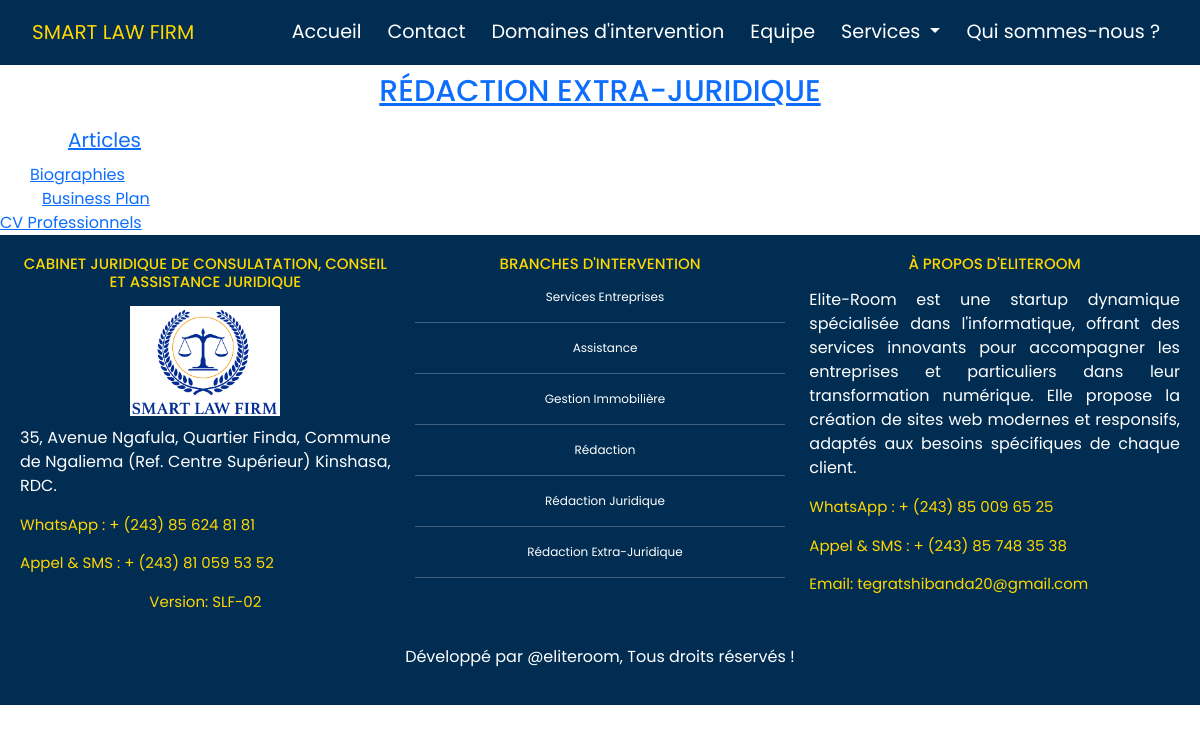
Page /law-title-detail/6/ on the earlier database version.
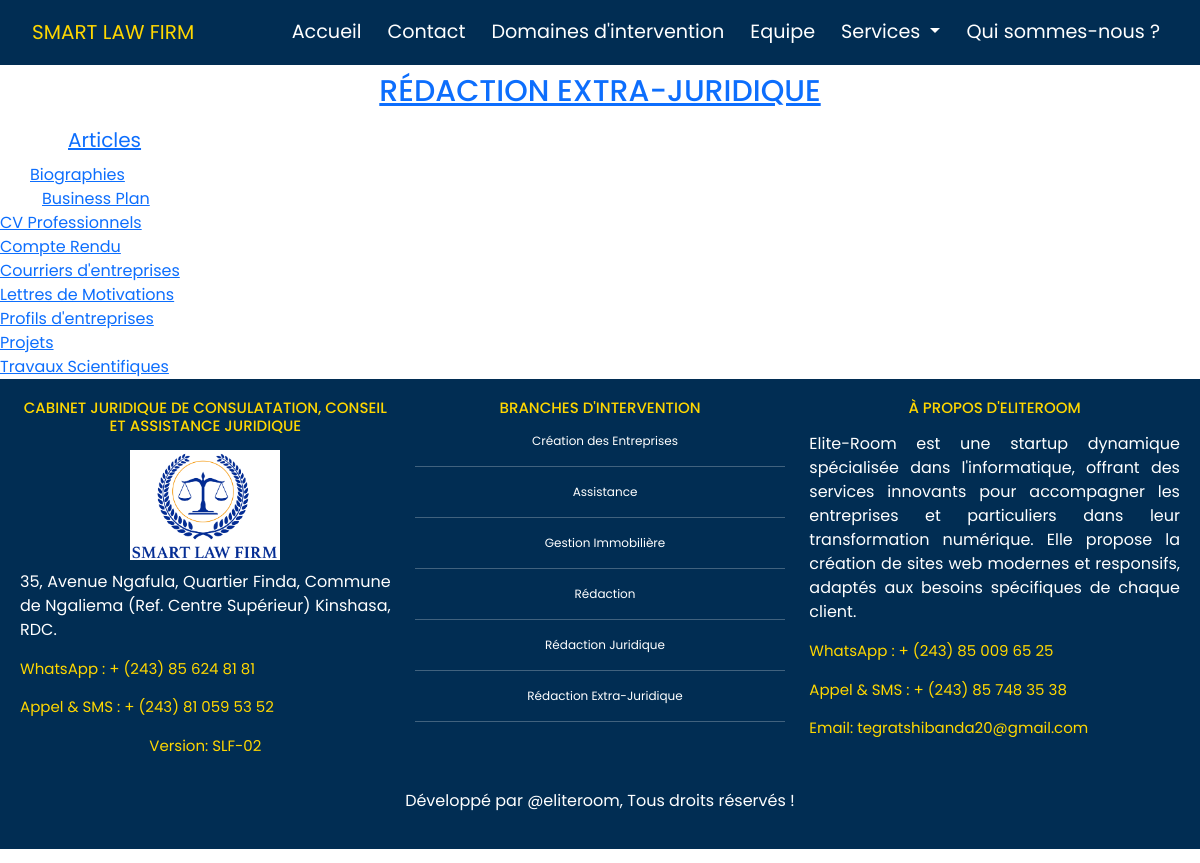
Same page on the later database version.
### Law/models.py (models this page shows, shortened)
class Service(models.Model):
    title = models.ForeignKey(Title, on_delete=models.CASCADE)
    name = models.CharField(max_length=128)

class Title(models.Model):
    area = models.ForeignKey(Area, on_delete=models.CASCADE)
    name = models.CharField(max_length=128)

### Law/views.py (the view)
# urls.py: path('law-title-detail/<int:title_id>/', views.law_title_detail_view, name='law-title-detail'),
def law_title_detail_view(request, title_id):
    title = get_object_or_404(Title, id=title_id)
    titles = Title.objects.all()
    services = Service.objects.all()
    context = {'title':title, 'titles':titles, 'services':services}
    return render(request, 'Law/law_title_detail.html', context)

### Law/templates/Law/law_title_detail.html (shortened to what this page needs)
{% extends "templates_bases.html" %}
{% block content %}
{% include "Law/law_navbar.html" %}
<body class="title-detail-page">
  <div class="container">
    <div class="row">
      <div class="title-detail">
        <h3><a {% if request.user.is_authenticated %} href="{% url 'law-edit-title' title.id%}" {% else%} href="#" {% endif %}>{{ title.name }}</a></h3>
        <ul class="list-group list-group-flush">
          {% for service in title.service_set.all  %}
            <li class="list-group-item">
              <a {% if request.user.is_authenticated %} href="{% url 'law-edit-service' service.id %}" {% else%} href="#" {% endif %}>{{ service.name }}</a>
            </li>
          </div>
          {% endfor %}
</body>
{% include "Law/law_footer.html" %}
{% endblock content %}

### Law/templates/Law/law_footer.html (shortened to what this page needs)
{% load static %}
    <footer class="footer">
        <div class="footer-content container-fluid">
            <div class="row justify-content-center text-center">
                <div class="col-md-4 col-sm-12">
                    <h5>Cabinet Juridique de Consulatation, Conseil et Assistance juridique</h5>
                    <img src="{% static 'Law/images/smart_law_firm_logo.png' %}" alt="SMART LAW FIRM Logo" class="img-fluid">
                    <p>35, Avenue Ngafula, Quartier Finda, Commune de Ngaliema (Ref. Centre Supérieur) Kinshasa, RDC.</p>
                    <p class="detail">WhatsApp : + (243) 85 624 81 81</p>
                    <p class="detail">Appel & SMS : + (243) 81 059 53 52</p>
                    <p class="text-center detail">Version: SLF-02</p>
                </div>
                <div class="col-md-4 col-sm-12">
                    <h5>BRANCHES D'INTERVENTION</h5>
                    <ul class="list-unstyled">
                        {% for title in titles %}
                        <li>{{title.name}}</li>
                        <hr>
                        {% endfor %}
                    </ul>
                </div>
                <div class="col-md-4 col-sm-12">
                    <h5>À PROPOS D'ELITEROOM</h5>
                    <p>
                        Elite-Room est une startup dynamique spécialisée dans l'informatique, offrant des services innovants pour accompagner les entreprises et particuliers dans leur transformation numérique. Elle propose la création de sites web modernes et responsifs, adaptés aux besoins spécifiques de chaque client.
                    </p>
                    <p class="detail">WhatsApp : + (243) 85 009 65 25</p>
                    <p class="detail">Appel & SMS : + (243) 85 748 35 38</p>
                    <p class="detail">Email: tegratshibanda20@gmail.com</p>
                </div>
            </div>
            <div class="text-center mt-3">
                <p class="text-center">Développé par @eliteroom, Tous droits réservés !</p>
            </div>
        </div>
    </footer>

Differences in the rows shown:
added Service: name "Compte Rendu"
added Service: name "Courriers d'entreprises"
added Service: name "Lettres de Motivations"
added Service: name "Profils d'entreprises"
added Service: name "Projets"
added Service: name "Travaux Scientifiques"
changed Title: name "Services Entreprises" → "Création des Entreprises"
